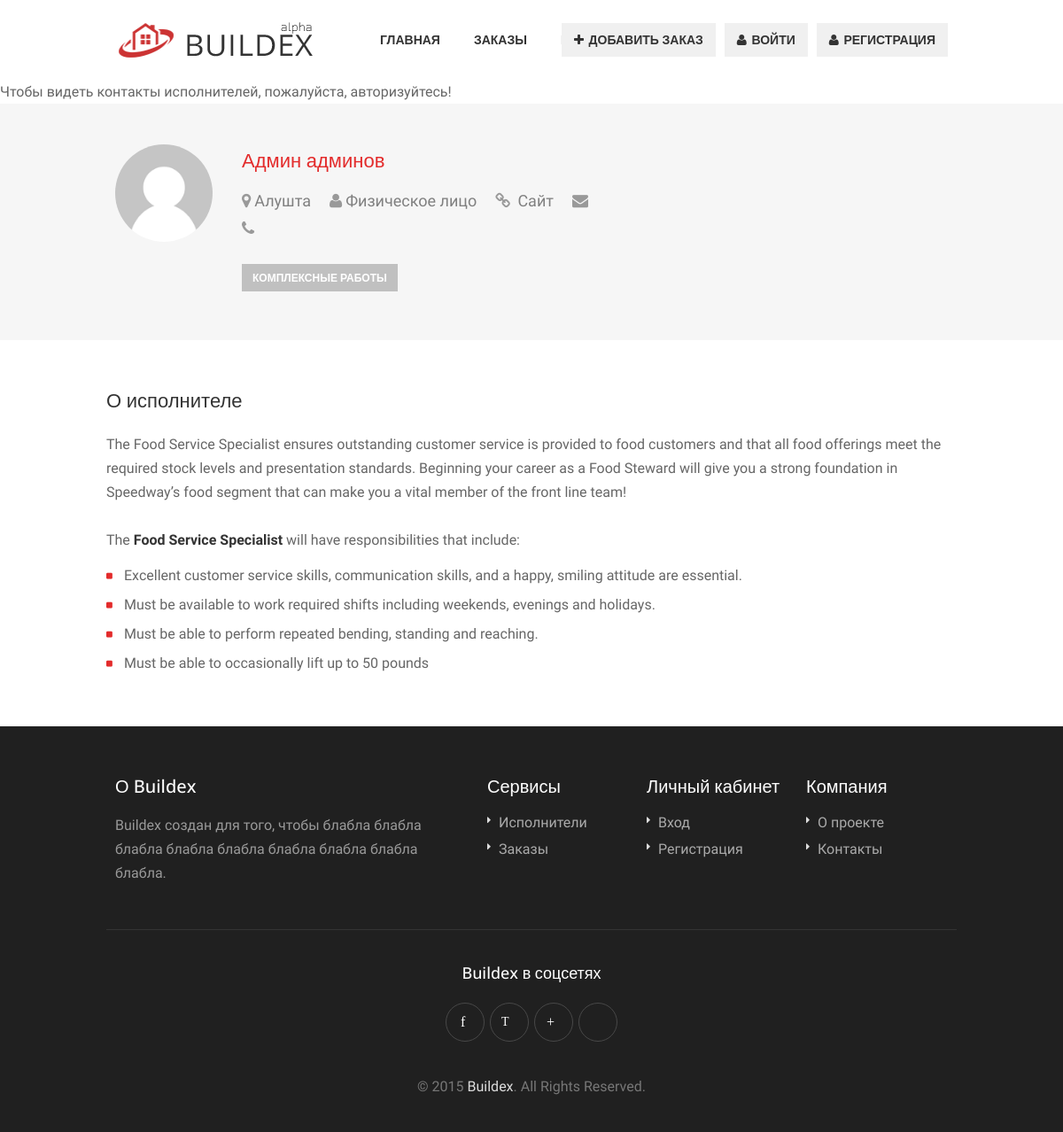
Screenshot of /performer-page.php?id=1 with the database file from the repository.
### tables this page shows
CREATE TABLE IF NOT EXISTS `users` (
  `id` int(11) NOT NULL AUTO_INCREMENT,
  `login` varchar(256) NOT NULL,
  `password` varchar(256) NOT NULL,
  `email` varchar(256) NOT NULL,
  `phone` int(11) NOT NULL,
  `name` varchar(256) NOT NULL,
  `firstid` int(11) NOT NULL,
  `secid` int(11) NOT NULL,
  `thirdid` int(11) NOT NULL,
  `price` varchar(256) NOT NULL,
  `regionid` int(11) NOT NULL,
  `type` varchar(256) NOT NULL,
  `status` int(11) NOT NULL,
  `role` varchar(256) NOT NULL,
  `actid` varchar(256) NOT NULL,
  `busy` varchar(256) NOT NULL,
  `description` varchar(256) NOT NULL,
  `whois` varchar(256) NOT NULL,
  PRIMARY KEY (`id`)
);

CREATE TABLE IF NOT EXISTS `regions` (
  `id` int(11) NOT NULL AUTO_INCREMENT,
  `region` varchar(256) NOT NULL,
  PRIMARY KEY (`id`)
);

CREATE TABLE IF NOT EXISTS `categories` (
  `id` int(11) NOT NULL AUTO_INCREMENT,
  `first` varchar(256) NOT NULL,
  `sec` varchar(256) NOT NULL,
  `third` varchar(256) NOT NULL,
  PRIMARY KEY (`id`)
);

### lib/db.php (called while the page is built, shortened)
<?php
function SelectFirstFromDB($sql)
{
	$result = mysql_query ($sql);
	if($row = mysql_fetch_assoc($result))
		return $row;
	return  false;
}

### performer-page.php (the view, shortened to what this page needs)
<!DOCTYPE html>
<html lang="ru">
<head>
<link rel="stylesheet" href="css/style.css">
<link rel="stylesheet" href="css/colors/red.css" id="colors">
</head>
<body>
<div id="wrapper">
<?php
 include("blocks/header-out.php");
 if(isset($_REQUEST['id']))
 {
    $id=$_REQUEST['id'];
    $myrow=SelectFirstFromDB("SELECT * FROM (users CROSS JOIN categories ON users.firstid = categories.id)
                                CROSS JOIN regions ON regions.id=users.regionid
                                WHERE users.id =$id");
    if(!isset($_SESSION['userid'])){
                 $access=FALSE;?>
             <span>
                 Чтобы видеть контакты исполнителей, пожалуйста, авторизуйтесь!</span>
             <?}
             else{$access=TRUE;}
             ?>
<div id="titlebar" class="resume">
	<div class="container">
		<div class="ten columns">
			<div class="resume-titlebar">
				<img src="images/avatar-placeholder.png" alt="">
				<div class="resumes-list-content">
                    <h4><?echo $myrow["name"]; ?><span><?echo $myrow["busy"]; ?></span></h4>
					<span class="icons"><i class="fa fa-map-marker"></i><?echo $myrow["region"]; ?></span>
					<span class="icons"><i class="fa fa-user"></i><?if($myrow["whois"]=="FL"){echo "Юридическое лицо";} else{echo "Физическое лицо";}?></span>
					<span class="icons"><a href="#"><i class="fa fa-link"></i> Сайт</a></span>
					<span class="icons"><a href="mailto:john.doe@example.com"><i class="fa fa-envelope"></i><?if($access==TRUE){echo "+".$myrow["email"];}?></a></span>
					<span class="icons"><i class="fa fa-phone"></i><?if($access==TRUE){echo "+".$myrow["phone"];}?></span>
					<div class="skills">
						<span><?echo $myrow["first"]; ?></span>
					</div>
					<div class="clearfix"></div>
				</div>
			</div>
		</div>
		</div>
	</div>
</div>
<div class="container">
		<h3 class="margin-bottom-15">О исполнителе</h3>
		<p class="margin-reset">
			The Food Service Specialist ensures outstanding customer service is provided to food customers and that all food offerings meet the required stock levels and presentation standards. Beginning your career as a Food Steward will give you a strong foundation in Speedway’s food segment that can make you a vital member of the front line team!
		</p>
		<br>
		<p>The <strong>Food Service Specialist</strong> will have responsibilities that include:</p>
		<ul class="list-1">
			<li>Excellent customer service skills, communication skills, and a happy, smiling attitude are essential.</li>
			<li>Must be available to work required shifts including weekends, evenings and holidays.</li>
			<li>Must be able to perform repeated bending, standing and reaching.</li>
			<li>Must be able to occasionally lift up to 50 pounds</li>
		</ul>
	</div>
<?}
else
{
    echo "<script>document.location.replace('/main');</script>";
}?>
<?php include("blocks/footer-out.php"); ?>
</body>
</html>

### css/colors/red.css (style rules this page uses)
a, table td.title a:hover, table.manage-table td.action a:hover, #breadcrumbs ul li a:hover, #titlebar span.icons a:hover, .counter-box i, .counter, #popular-categories li a i, .list-1 li:before, .dropcap, .resume-titlebar span a:hover i, .resumes-list-content h4, .job-overview ul li i, .company-info span a:hover, .infobox a:hover, .meta-tags span a:hover, .widget-text h5 a:hover, .app-content .info span , .app-content .info ul li a:hover { color: #e32b2b; }

### css/base.css (style rules this page uses)
html, body, div, span, applet, object, iframe, h1, h2, h3, h4, h5, h6, p, blockquote, pre, a, abbr, acronym, address, big, cite, code, del, dfn, em, img, ins, kbd, q, s, samp, small, strike, strong, sub, sup, tt, var, b, u, i, center, dl, dt, dd, ol, ul, li, fieldset, form, label, legend, table, caption, tbody, tfoot, thead, tr, th, td, article, aside, canvas, details, embed, figure, figcaption, footer, header, hgroup, menu, nav, output, ruby, section, summary, time, mark, audio, video { margin: 0; padding: 0; border: 0; font-size: 100%; font: inherit; vertical-align: baseline; }
body { line-height: 1; }
ol, ul { list-style: none; }
body { background-color: #fff; font-size: 16px; line-height: 27px; color: #666; -webkit-font-smoothing: antialiased; -webkit-text-size-adjust: 100%; overflow-x: hidden; }
#wrapper { background-color: #fff; }
body, input[type="text"], input[type="password"], input[type="email"], input[type="number"], textarea, .widget-text h5, h3.centered-headline span, select { font-family: "Exo 2", "Lato", "HelveticaNeue", "Helvetica Neue", Helvetica, Arial, sans-serif; }
h1, h2, h3, h4, h5, h6, .button, input[type="button"], input[type="submit"], button, #navigation, .infobox a, .pagination-container, .upload-btn, .skills span, .app-content .info span, .tabs-nav li a, .reply, .ui-accordion .ui-accordion-header, .trigger a, .caption.title, .caption .slider-button, .counter, .counter-box i, a.menu-trigger, #style-switcher h2, .resume-table strong { font-family: "Open Sans", "Montserrat", "HelveticaNeue", "Helvetica Neue", Helvetica, Arial, sans-serif; }
.margin-reset { margin: 0 !important; }
.margin-bottom-15 { margin-bottom: 15px !important; }
img, object, video { height: auto; display: block; }
img { width: auto; border: 0; -ms-interpolation-mode: bicubic; max-width: 100%; }
h1, h2, h3, h4, h5, h6 { color: #333; font-weight: 500; }
h3 { font-size: 22px; line-height: 44px; }
h4 { font-size: 18px; line-height: 36px; }
p { margin: 0 0 15px 0; }
strong { font-weight: 700; color: #333; }
a { color: #505050; text-decoration: none; outline: 0; -webkit-transition: color 0.2s ease-in-out; -moz-transition: color 0.2s ease-in-out; -o-transition: color 0.2s ease-in-out; -transition: color 0.2s ease-in-out; }
ul, ol { margin: 0; }
ul { list-style: none outside; }
li { line-height: 18px; }

### css/responsive.css (style rules this page uses)
.container .column, .container .columns { float: left; display: inline; margin-left: 10px; margin-right: 10px; }
.container .ten.columns { width: 730px; }
@media only screen and (min-width: 960px) and (max-width: 1289px) { .container { position: relative; width: 960px; margin: 0 auto; padding: 0; } }
@media only screen and (min-width: 960px) and (max-width: 1289px) { .container .column, .container .columns { float: left; display: inline; margin-left: 10px; margin-right: 10px; } }
@media only screen and (min-width: 960px) and (max-width: 1289px) { .container .ten.columns { width: 580px; } }
.container:after { content: "\0020"; display: block; height: 0; clear: both; visibility: hidden; }
.clearfix:before, .clearfix:after, .row:before, .row:after { content: '\0020'; display: block; overflow: hidden; visibility: hidden; width: 0; height: 0; }
.row:after, .clearfix:after { clear: both; }
.row, .clearfix { zoom: 1; }

### rows the page displays
users: name "Админ админов", regionid.region "Алушта", categories.first "КОМПЛЕКСНЫЕ РАБОТЫ"
